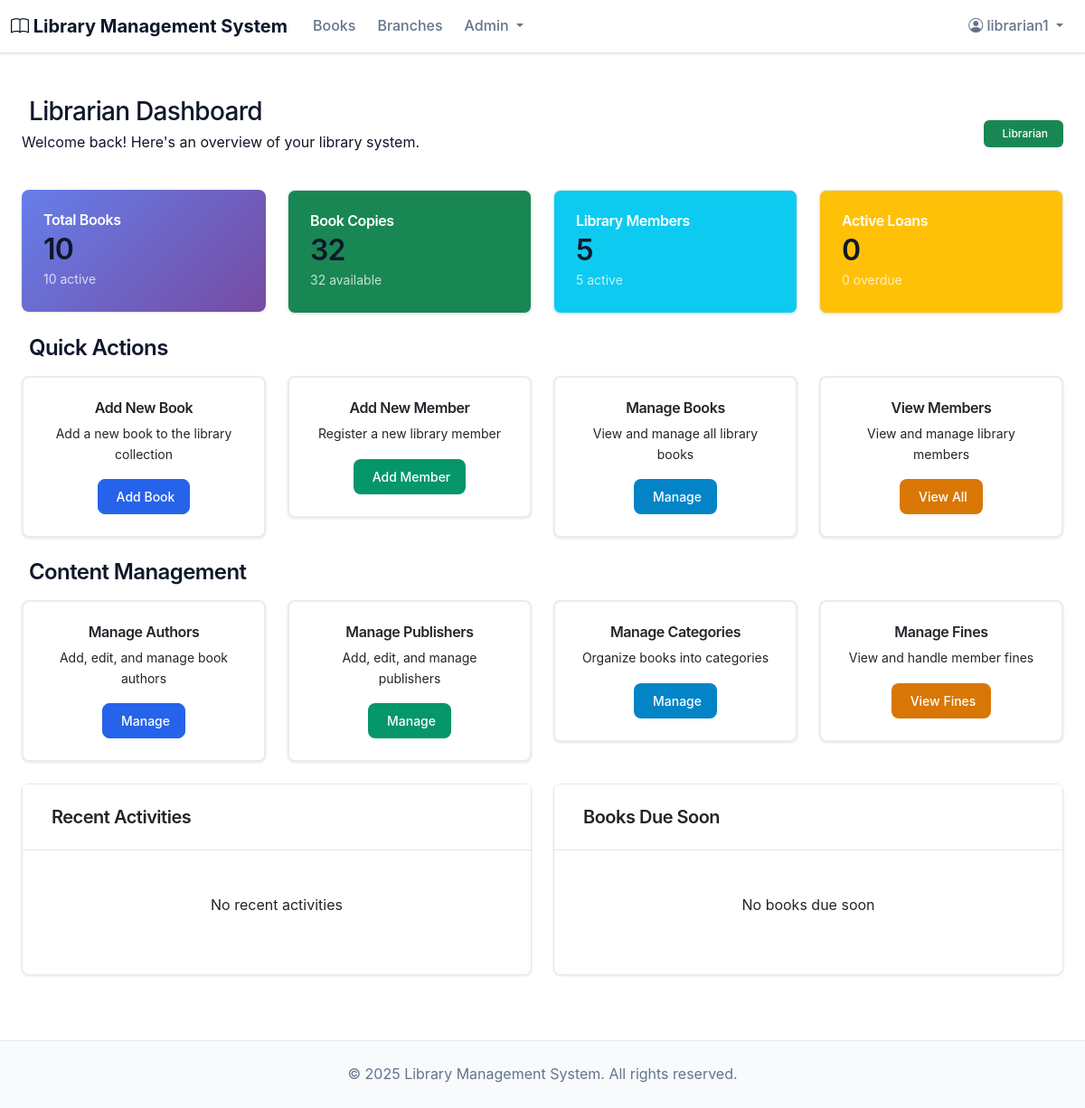
The app's page /books/librarian/ (signed in), older data.
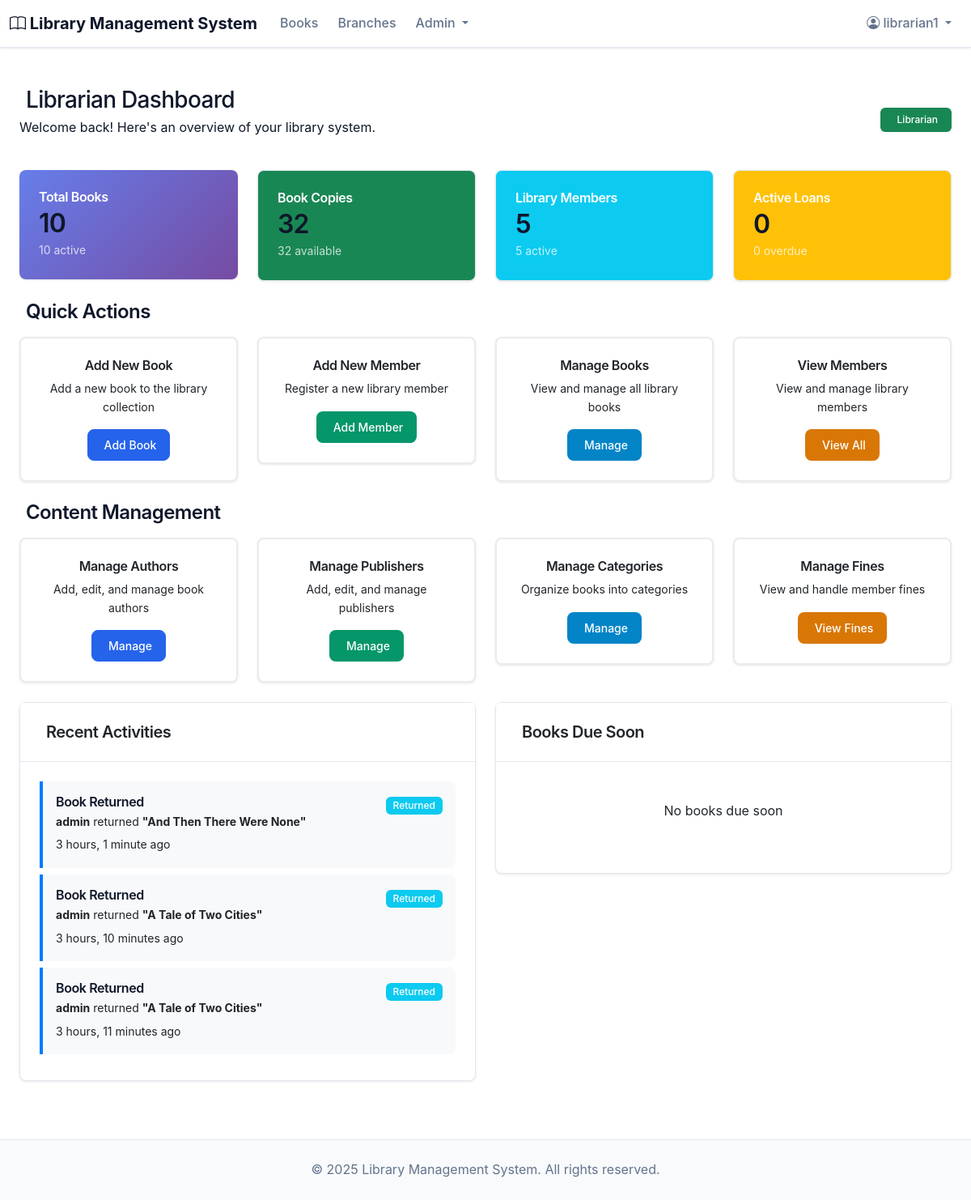
The same page, newer data.
### borrowing/models.py (models this page shows, shortened)
class BorrowTransaction(models.Model):
    STATUS_CHOICES = [
        ('active', 'Active'),
        ('returned', 'Returned'),
        ('overdue', 'Overdue'),
        ('lost', 'Lost'),
        ('renewed', 'Renewed'),
    ]
    user = models.ForeignKey(settings.AUTH_USER_MODEL, on_delete=models.CASCADE, related_name='borrow_transactions')
    book_copy = models.ForeignKey('books.BookCopy', on_delete=models.CASCADE, related_name='borrow_transactions')
    librarian_issued = models.ForeignKey(
        settings.AUTH_USER_MODEL,
        on_delete=models.SET_NULL,
        blank=True,
        null=True,
        related_name='issued_transactions'
    )
    librarian_returned = models.ForeignKey(
        settings.AUTH_USER_MODEL,
        on_delete=models.SET_NULL,
        blank=True,
        null=True,
        related_name='returned_transactions'
    )
    borrowed_at = models.DateTimeField(auto_now_add=True)
    due_date = models.DateTimeField()
    returned_at = models.DateTimeField(blank=True, null=True)
    status = models.CharField(max_length=20, choices=STATUS_CHOICES, default='active')
    renewal_count = models.PositiveIntegerField(default=0)
    max_renewals_allowed = models.PositiveIntegerField(default=1)
    notes = models.TextField(blank=True)
    class Meta:
        ordering = ['-borrowed_at']

### accounts/models.py (models this page shows, shortened)
class User(AbstractUser):
    USER_TYPE_CHOICES = [
        ('member', 'Library Member'),
        ('librarian', 'Librarian'),
        ('admin', 'Administrator'),
    ]
    user_type = models.CharField(max_length=20, choices=USER_TYPE_CHOICES, default='member')
    phone_number = models.CharField(max_length=15, blank=True)
    date_of_birth = models.DateField(blank=True, null=True)
    address = models.TextField(blank=True)
    emergency_contact_name = models.CharField(max_length=100, blank=True)
    emergency_contact_phone = models.CharField(max_length=15, blank=True)
    library_card_number = models.CharField(max_length=20, unique=True, blank=True, null=True)
    is_active_member = models.BooleanField(default=True)
    membership_date = models.DateTimeField(default=timezone.now)
    membership_expiry = models.DateTimeField(blank=True, null=True)
    profile_picture = models.ImageField(upload_to='profile_pictures/', blank=True, null=True)
    @property
    def full_name(self):
        return f"{self.first_name} {self.last_name}".strip() or self.username
    @property
    def is_librarian(self):
        return self.user_type in ['librarian', 'admin']

### books/models.py (models this page shows, shortened)
class BookCopy(models.Model):
    STATUS_CHOICES = [
        ('available', 'Available'),
        ('borrowed', 'Borrowed'),
        ('reserved', 'Reserved'),
        ('maintenance', 'Under Maintenance'),
        ('lost', 'Lost'),
        ('damaged', 'Damaged'),
    ]
    CONDITION_CHOICES = [
        ('excellent', 'Excellent'),
        ('good', 'Good'),
        ('fair', 'Fair'),
        ('poor', 'Poor'),
        ('damaged', 'Damaged'),
    ]
    book = models.ForeignKey(Book, on_delete=models.CASCADE, related_name='book_copies')
    branch = models.ForeignKey('library_branches.LibraryBranch', on_delete=models.CASCADE, related_name='book_copies')
    section = models.ForeignKey('library_branches.LibrarySection', on_delete=models.SET_NULL, blank=True, null=True, related_name='book_copies')
    copy_number = models.CharField(max_length=50)
    barcode = models.CharField(max_length=100, unique=True)
    status = models.CharField(max_length=20, choices=STATUS_CHOICES, default='available')
    condition = models.CharField(max_length=20, choices=CONDITION_CHOICES, default='good')
    acquisition_date = models.DateField()
    last_maintenance_date = models.DateField(blank=True, null=True)
    notes = models.TextField(blank=True)
    class Meta:
        verbose_name = 'Book Copy'
        verbose_name_plural = 'Book Copies'
        ordering = ['book__title', 'copy_number']
        unique_together = [['book', 'branch', 'copy_number']]

class Book(models.Model):
    LANGUAGE_CHOICES = [
        ('en', 'English'),
        ('dv', 'Dhivehi'),
        ('ar', 'Arabic'),
        ('hi', 'Hindi'),
        ('es', 'Spanish'),
        ('fr', 'French'),
        ('other', 'Other'),
    ]
    FORMAT_CHOICES = [
        ('hardcover', 'Hardcover'),
        ('paperback', 'Paperback'),
        ('ebook', 'E-book'),
        ('audiobook', 'Audiobook'),
    ]
    isbn_validator = RegexValidator(
        regex=r'^(?:ISBN(?:-1[03])?:? )?(?=[0-9X]{10}$|(?=(?:[0-9]+[- ]){3})[- 0-9X]{13}$|97[89][0-9]{10}$|(?=(?:[0-9]+[- ]){4})[- 0-9]{17}$)(?:97[89][- ]?)?[0-9]{1,5}[- ]?[0-9]+[- ]?[0-9]+[- ]?[0-9X]$',
        message='Enter a valid ISBN number.'
    )
    isbn = models.CharField(max_length=17, unique=True, validators=[isbn_validator])
    title = models.CharField(max_length=300)
    subtitle = models.CharField(max_length=300, blank=True)
    authors = models.ManyToManyField(Author, related_name='books')
    publisher = models.ForeignKey(Publisher, on_delete=models.SET_NULL, blank=True, null=True)
    publication_date = models.DateField()
    edition = models.CharField(max_length=50, blank=True)
    pages = models.PositiveIntegerField()
    language = models.CharField(max_length=10, choices=LANGUAGE_CHOICES, default='en')
    format = models.CharField(max_length=20, choices=FORMAT_CHOICES, default='paperback')
    category = models.ForeignKey(Category, on_delete=models.SET_NULL, blank=True, null=True)
    description = models.TextField(blank=True)
    cover_image = models.ImageField(upload_to='book_covers/', blank=True, null=True)
    price = models.DecimalField(max_digits=10, decimal_places=2, default=Decimal('0.00'))
    is_active = models.BooleanField(default=True)
    created_at = models.DateTimeField(auto_now_add=True)
    updated_at = models.DateTimeField(auto_now=True)
    class Meta:
        ordering = ['title']

### books/views.py (the view)
# urls.py: path('librarian/', views.LibrarianDashboardView.as_view(), name='librarian_dashboard'),
class LibrarianDashboardView(LibrarianRequiredMixin, TemplateView):
    template_name = 'books/librarian_dashboard.html'
    def get_context_data(self, **kwargs):
        context = super().get_context_data(**kwargs)
        from accounts.models import User
        from borrowing.models import BorrowTransaction
        from fines.models import Fine
        from django.utils import timezone
        from datetime import timedelta
        context['total_books'] = Book.objects.count()
        context['active_books'] = Book.objects.filter(is_active=True).count()
        context['total_copies'] = BookCopy.objects.count()
        context['available_copies'] = BookCopy.objects.filter(status='available').count()
        context['total_members'] = User.objects.filter(user_type='member').count()
        context['active_members'] = User.objects.filter(user_type='member', is_active_member=True).count()
        context['active_borrowings'] = BorrowTransaction.objects.filter(status='active').count()
        context['overdue_books'] = BorrowTransaction.objects.filter(
            status='active',
            due_date__lt=timezone.now().date()
        ).count()
        context['unpaid_fines'] = Fine.objects.filter(status='unpaid').count()
        context['total_fine_amount'] = Fine.objects.filter(status='unpaid').aggregate(
            total=Sum('amount')
        )['total'] or 0
        context['recent_borrowings'] = BorrowTransaction.objects.filter(
            status='active'
        ).order_by('-borrowed_at')[:5].select_related('user', 'book_copy__book')
        context['recent_returns'] = BorrowTransaction.objects.filter(
            status='returned'
        ).order_by('-returned_at')[:5].select_related('user', 'book_copy__book')
        due_soon_date = timezone.now().date() + timedelta(days=3)
        context['books_due_soon'] = BorrowTransaction.objects.filter(
            status='active',
            due_date__lte=due_soon_date,
            due_date__gte=timezone.now().date()
        ).order_by('due_date')[:10].select_related('user', 'book_copy__book')
        return context

### books/views.py (called while the page is built)
    def test_func(self):
        return self.request.user.is_authenticated and self.request.user.is_librarian

### templates/books/librarian_dashboard.html (shortened to what the changed rows need)
{% extends 'base.html' %}
{% load static %}
{% block content %}
<div class="container-fluid py-4">
    <div class="row mb-4">
        <div class="col-12">
            <div class="d-flex justify-content-between align-items-center">
                <div>
                    <h1 class="h3 mb-1">
                        Librarian Dashboard
                    </h1>
                </div>
            </div>
        </div>
    </div>
    <div class="row mb-4">
        <div class="col-md-3">
            <div class="card stats-card">
                <div class="card-body">
                    <div class="d-flex justify-content-between">
                        <div>
                            <h2 class="mb-0">{{ total_books }}</h2>
                        </div>
                    </div>
                </div>
            </div>
        </div>
        <div class="col-md-3">
            <div class="card bg-success text-white">
                <div class="card-body">
                    <div class="d-flex justify-content-between">
                        <div>
                            <h2 class="mb-0">{{ total_copies }}</h2>
                        </div>
                    </div>
                </div>
            </div>
        </div>
        <div class="col-md-3">
            <div class="card bg-info text-white">
                <div class="card-body">
                    <div class="d-flex justify-content-between">
                        <div>
                            <h2 class="mb-0">{{ total_members }}</h2>
                        </div>
                    </div>
                </div>
            </div>
        </div>
        <div class="col-md-3">
            <div class="card bg-warning text-white">
                <div class="card-body">
                    <div class="d-flex justify-content-between">
                        <div>
                            <h2 class="mb-0">{{ active_borrowings }}</h2>
                        </div>
                    </div>
                </div>
            </div>
        </div>
    </div>
    <div class="row">
        <div class="col-md-6">
            <div class="card">
                <div class="card-body">
                    {% if recent_borrowings or recent_returns %}
                        <div class="activity-list">
                            {% for return in recent_returns %}
                            <div class="activity-item p-3 mb-2">
                                <div class="d-flex justify-content-between">
                                    <div>
                                        <h6 class="mb-1">Book Returned</h6>
                                        <p class="mb-1 small">
                                            <strong>{{ return.user.full_name }}</strong> returned
                                            <strong>"{{ return.book_copy.book.title }}"</strong>
                                        </p>
                                        <small class="text-muted">{{ return.returned_at|timesince }} ago</small>
                                    </div>
                                    <div class="text-end">
                                        <span class="badge bg-info">Returned</span>
                                    </div>
                                </div>
                            </div>
                            {% endfor %}
                        </div>
                    {% else %}
                        <div class="text-center py-4">
                            <p class="text-muted">No recent activities</p>
                        </div>
                    {% endif %}
                </div>
            </div>
        </div>
    </div>
</div>
{% endblock %}

Row changes from the older to the newer data that the page shows:
added BorrowTransaction: user.full_name "admin", book_copy.book "And Then There Were None", returned_at "3 hours, 1 minute"
added BorrowTransaction: user.full_name "admin", book_copy.book "A Tale of Two Cities", returned_at "3 hours, 10 minutes"
added BorrowTransaction: user.full_name "admin", book_copy.book "A Tale of Two Cities", returned_at "3 hours, 11 minutes"
Text that changed along with them:
text no longer shown: "No recent activities"
